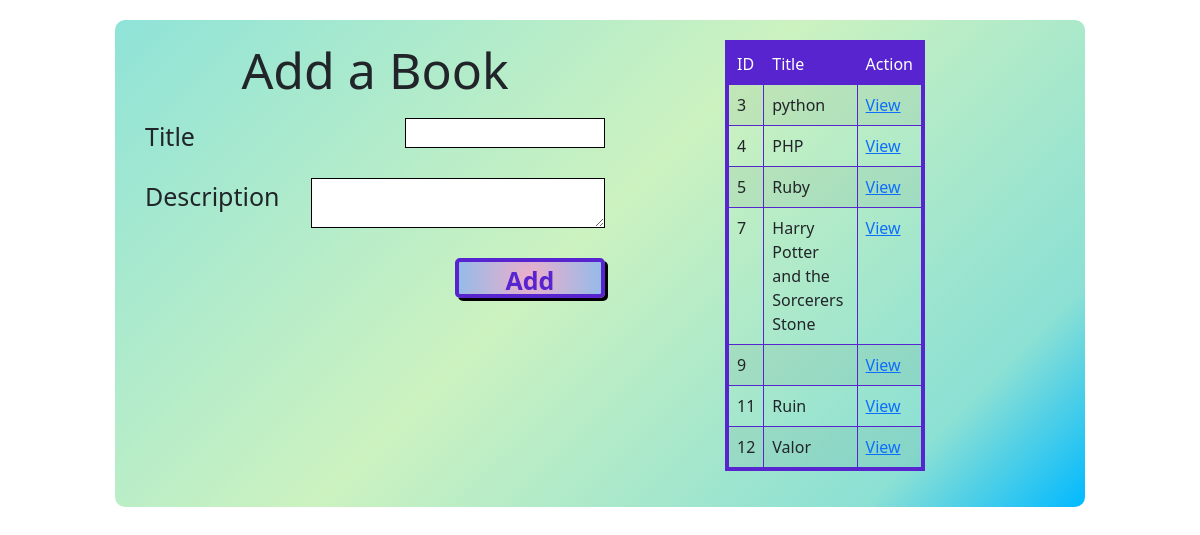
Before: / with the older database file.
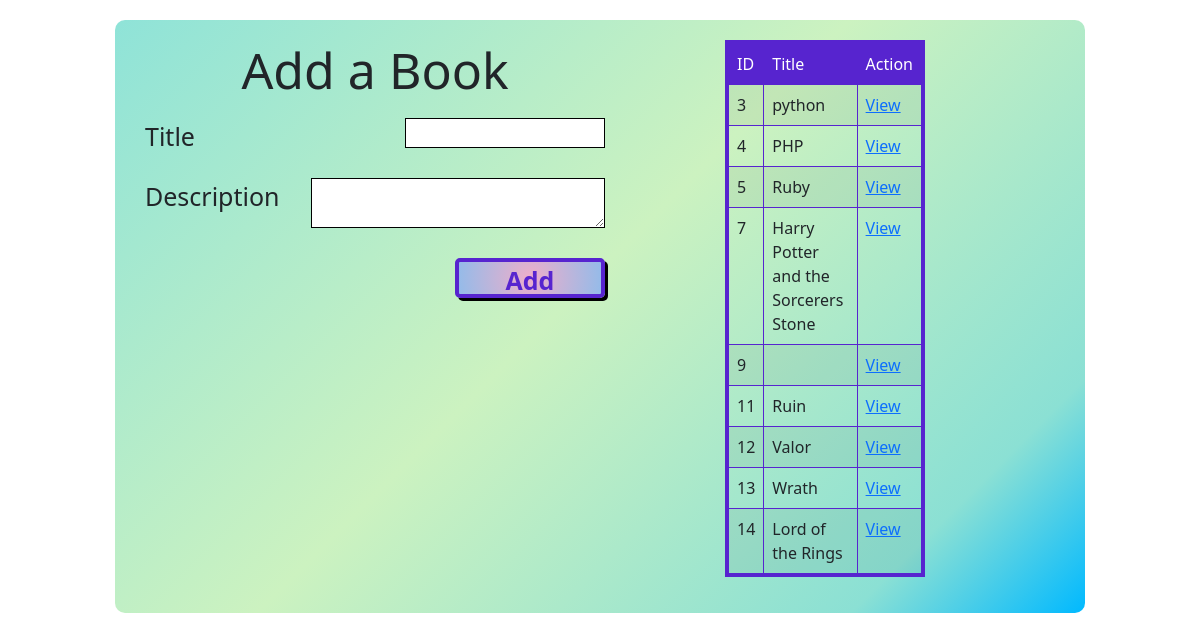
After: the same page with the newer database file.
### books_authors_app/models.py (models this page shows, shortened)
class Books(models.Model):
    title = models.CharField(max_length=255)
    desc = models.TextField()
    created_at = models.DateTimeField(auto_now_add=True)
    updated_at = models.DateTimeField(auto_now=True)

### books_authors_app/views.py (the view)
# urls.py: path('', views.index),
def index(request):
    context = {
        "all_books" : Books.objects.all(),
    }
    return render(request, 'index.html', context)

### books_authors_app/templates/index.html (shortened to what this page needs)
<!DOCTYPE html>
<html lang="en">
<head>
    <link href="https://cdn.jsdelivr.net/npm/bootstrap@5.0.2/dist/css/bootstrap.min.css" rel="stylesheet">
    {% load static %}
    <link rel="stylesheet" href="{% static 'css/style.css' %}">
 </head>
<body>
    <div id="wrapper">
        <div class="division_box">
            <h1>Add a Book</h1>
            <form action="/add_book" method="POST">
                <div class="input_divider">
                    <label for="title">Title</label>
                    <input name="title_input" type="text">
                </div>
                <div class="input_divider">
                    <label for="description">Description</label>
                    <textarea name="desc_input" rows="8" cols="30"></textarea>
                </div>
                <button type="submit" value="Add" name="add_book" class="submit_button">Add</button>
            </form>
        </div>
        <div class="division_box">
            <table id="book_table" class="table table_secondary table-striped table-bordered">
                <tr>
                    <thead class="table_head">
                        <th>ID</th>
                        <th>Title</th>
                        <th>Action</th>
                    </thead>
                </tr>
                {%  for book in all_books %}
                <tr>
                    <td>{{book.id}}</td>
                    <td>{{book.title}}</td>
                    <td><a href="/get_book/{{book.id}}" value="book.id" name="book_id">View</a></td>
                </tr>
                {% endfor %}
            </table>
        </div>
    </div>
</body>
</html>

Changed rows visible on the page:
added Books: id "13", title "Wrath"
added Books: id "14", title "Lord of the Rings"
